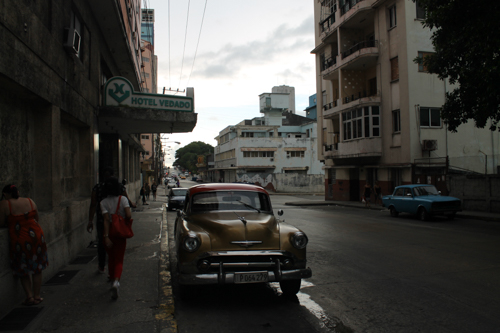
#> input picture 2.Aufgabe/bild01.jpg, 500 x 333 px
$ python uebung2.py
#> lines starting #> are read from the running program, lines starting #| are printed output that depends on the picture
from skimage import io, exposure
from matplotlib import pyplot as plt
import numpy as np


def aufgabe2(img_path):
    img = io.imread(img_path)
    gray = convert_to_grayscale(img)
    histo = compute_histo(gray)
    cumhisto = cumHisto(histo)
    #linhisto = equalizeImg(gray)
    f, axarr = plt.subplots(2, 2)
    f.suptitle("Aufgabe 2", fontsize=16)
    axarr[0, 0].imshow(img)
    axarr[0, 0].set_title('original')
    axarr[0, 1].bar(range(0, 256), height=histo, color='k')
    axarr[0, 1].set_title('histo')
    axarr[1, 0].bar(range(0, 256), height=cumhisto, color='k')
    axarr[1, 0].set_title('cumhisto')
    #axarr[1, 1].bar(range(0, 256), height=linhisto, color='k')
    #axarr[1, 1].set_title('linhisto')
    plt.show()


def aufgabe4(img_path, ref_img_path):
    # imread both pictures
#> called with img_path = 'bild01.jpg', ref_img_path = 'bild02.jpg'
    img = io.imread(img_path)
#> img is the input picture: shape (333, 500, 3); mean R, G, B 62.9, 61.8, 58.3
    ref_img = io.imread(ref_img_path)
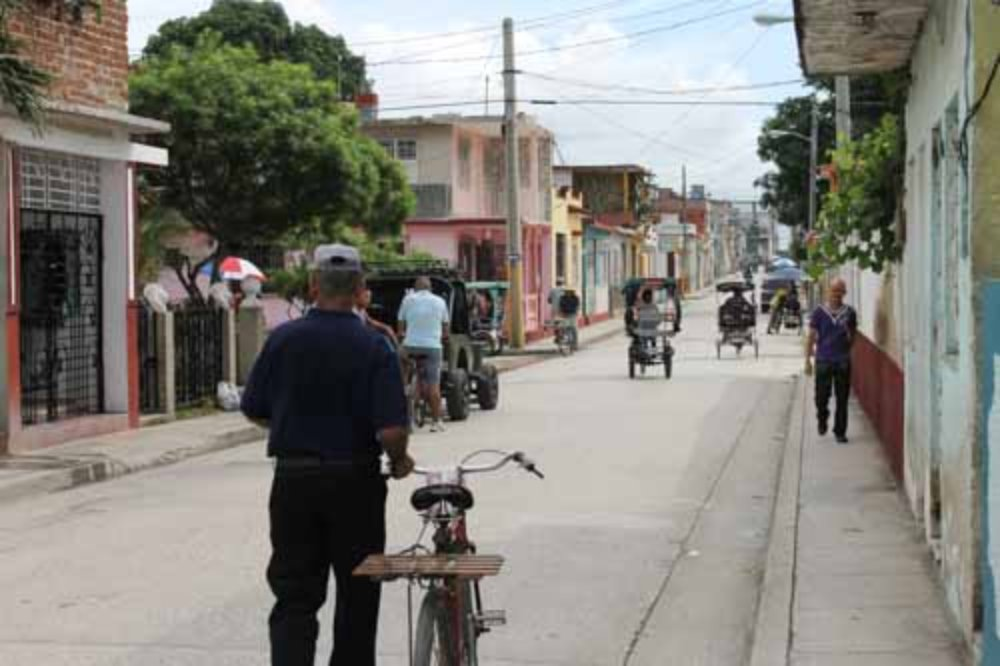
#> input picture 2.Aufgabe/bild02.jpg, 1000 x 666 px
#> ref_img is the input picture: shape (666, 1000, 3); mean R, G, B 131.7, 129.6, 122.9

    # convert to grayscale
    gray_img = convert_to_grayscale(img)
    gray_ref_img = convert_to_grayscale(ref_img)
#> in convert_to_grayscale (call 2), `return gray(img)`:
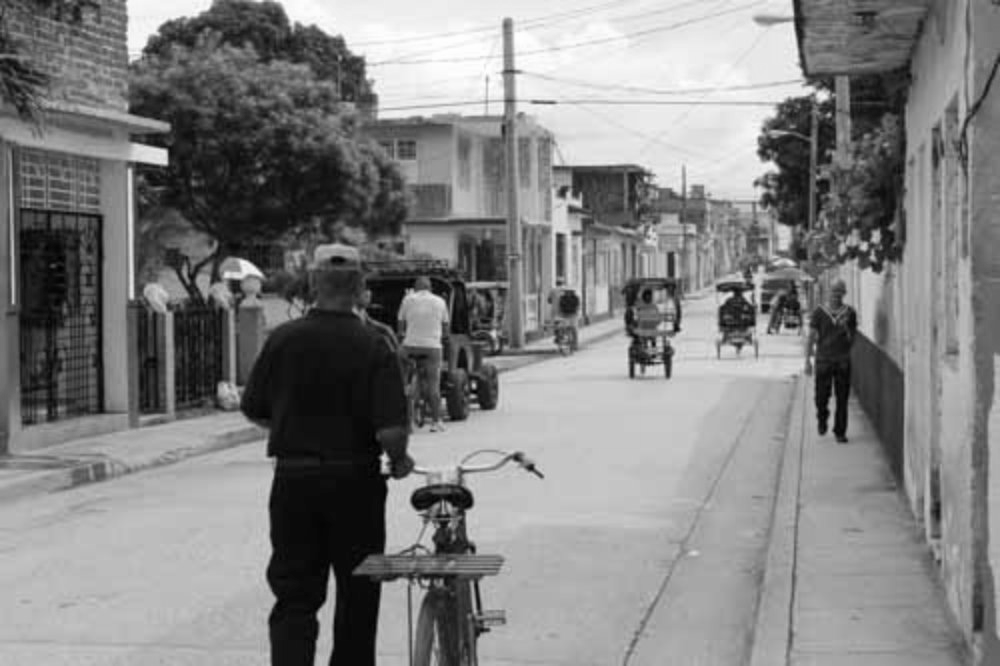
#> returned value: shape (666, 1000) float64; min 0, max 255, mean 129.5

    # compute histogram
    histo_img = compute_histo(gray_img)
#> after the loop in compute_histo, `for row in img:`: array = 256 values, max 3673 at index 25, min 7 at index 184, mean 650.4
#> histo_img has the same summary as array in compute_histo
    histo_ref_img = compute_histo(gray_ref_img)
#> histo_ref_img = 256 values, max 9995 at index 189, min 7 at index 0, mean 2601.6

    # compute cumulative histogram
    cumhisto_img = cumHisto(histo_img)
    cumhisto_ref_img = cumHisto(histo_ref_img)

    # Create Look-Up-Table
    lut = match_Histo(histo_img, histo_ref_img)

    # Modified Picture, Histogram, Cumulative Histogram
    mod_img = apply_lut(lut, gray_img)
    histo_mod_img = compute_histo(mod_img)
    cumhisto_mod_img = cumHisto(histo_mod_img)
    # Plot Aufgabe 4
    f, axarr = plt.subplots(3, 3)
    f.suptitle("Aufgabe 4", fontsize=16)
    # Normal Pictures
    axarr[0, 0].imshow(gray_ref_img, cmap=plt.get_cmap(name='gray'))
    axarr[0, 0].set_title('Referenzbild')
    axarr[0, 1].imshow(gray_img, cmap=plt.get_cmap(name='gray'))
    axarr[0, 1].set_title('Originalbild')
    axarr[0, 2].imshow(mod_img, cmap=plt.get_cmap(name='gray'))
    axarr[0, 2].set_title('Modifiziertes Bild')

    # Histograms
    axarr[1, 0].bar(range(0, 256), height=histo_ref_img, color='k')
    axarr[1, 0].set_title('histo_ref_img')
    axarr[1, 1].bar(range(0, 256), height=histo_img, color='k')
    axarr[1, 1].set_title('histo_img')
    axarr[1, 2].bar(range(0, 256), height=histo_mod_img, color='k')
    axarr[1, 2].set_title('histo_mod_img')
    # Cumulative Histograms
    axarr[2, 0].bar(range(0, 256), height=cumhisto_ref_img, color='k')
    axarr[2, 0].set_title('cumhisto_ref_img')
    axarr[2, 1].bar(range(0, 256), height=cumhisto_img, color='k')
    axarr[2, 1].set_title('cumhisto_img')
    axarr[2, 2].bar(range(0, 256), height=cumhisto_mod_img, color='k')
    axarr[2, 2].set_title('cumhisto_mod_img')
    plt.show()


def cumHisto(histo): # Buch S. 71, PDF S. 86
    K = len(histo)
#> K = 256
    n = 0
    for i in range(0, K):
        n += histo[i]
#> this loop made 256 passes
#> n on passes 1 to 3: 112, 582, 2222
#> after the loop, n = 166500

    P = np.zeros(K)
#> P = 256 values from 0 to 0
    c = histo[0]
#> c = 112
    P[0] = c / n
    for i in range(1, K):
        c += histo[i]
        P[i] = c / n
#> this loop made 255 passes
#> c on passes 1 to 3: 582, 2222, 5444
#> after the loop, P = 256 values from 0.000673 to 1; c = 166500
#> in aufgabe4, `cumhisto_img = cumHisto(histo_img)`: cumhisto_img = 256 values from 0.000673 to 1
#> the loop in cumHisto (call 2), `for i in range(0, K):` made 256 passes
#> n on passes 1 to 3: 7, 22, 48
#> the loop in cumHisto (call 2), `for i in range(1, K):` made 255 passes
#> c on passes 1 to 3: 22, 48, 102
#> in aufgabe4, `cumhisto_ref_img = cumHisto(histo_ref_img)`: cumhisto_ref_img = 256 values from 1.05e-05 to 1

    return P


def equalizeImg(bild):
    h, w = bild.shape
    M = w * h
    K = 256
    count = 0
    histo = compute_histo(bild)
    cumulativeHisto = cumHisto(histo)
    for i in range(0, h):
        for j in range(0, w):
            a = bild[i][j]
            b = cumulativeHisto[round(a)] * (K - 1) / M
            bild[i][j] = b
            count += 1
            print(count)
    bild = compute_histo(bild)
    bild = cumHisto(bild)
    return bild

def match_Histo(img_histo, ref_histo): # Buch S. 71, PDF S. 86
    K = len(img_histo)
#> K = 256
    PA = cumHisto(img_histo)
#> PA = 256 values from 0.000673 to 1
    PR = cumHisto(ref_histo)
#> PR = 256 values from 1.05e-05 to 1
    F = np.zeros(K)
#> F = 256 values from 0 to 0

    for a in range(0, K):
        j = K-1
        while True:
            F[a] = j
            j -= 1
            if (not (j>=0 and PA[a] <= PR[j])):
                break
#> after the loop, F = 256 values from 6 to 255
    return F

def apply_lut(lut, image):
    new_img = image.copy()
    for i, row in enumerate(new_img):
        for j, value in enumerate(row):
            new_img[i][j] = lut[round(value)]
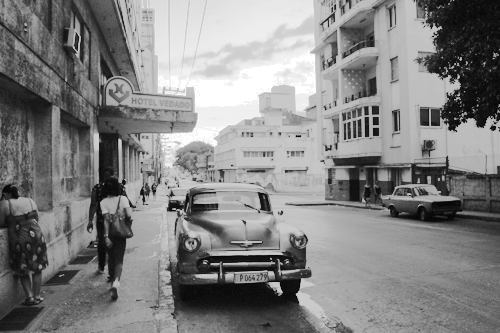
#> new_img: shape (333, 500) float64; min 6, max 255, mean 130.9

    return new_img


def convert_to_grayscale(img):
    gray = lambda rgb: np.dot(rgb[..., :3], [0.299, 0.587, 0.114])
    return gray(img)


def compute_histo(img):
    array = np.zeros(256)
    for row in img:
        for value in row:
            array[round(value)] += 1
    return array


if __name__ == "__main__":
    # aufgabe2("bild01.jpg", 100)
    aufgabe4('bild01.jpg', 'bild02.jpg')
#> in aufgabe4, `histo_mod_img = compute_histo(mod_img)`: histo_mod_img = 256 values, max 3673 at index 104, min 0 at index 0, mean 650.4
#> in aufgabe4, `cumhisto_mod_img = cumHisto(histo_mod_img)`: cumhisto_mod_img = 256 values from 0 to 1
#> in aufgabe4, `plt.show()`:
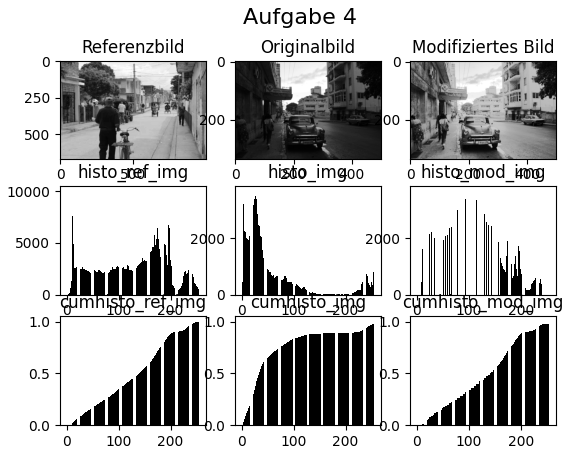
#> figure drawn by matplotlib, 9 panels; panel 4: tallest bar 9995 high, from x = 188.6 to 189.4; panel 5: tallest bar 3673 high, from x = 24.6 to 25.4; panel 6: tallest bar 3673 high, from x = 103.6 to 104.4; panel 7: tallest bar 1 high, from x = 254.6 to 255.4
    # aufgabe3_old("bild01.jpg")
    # aufgabe3('bild01.jpg')
    exit(0)
#> (the program exits here)
